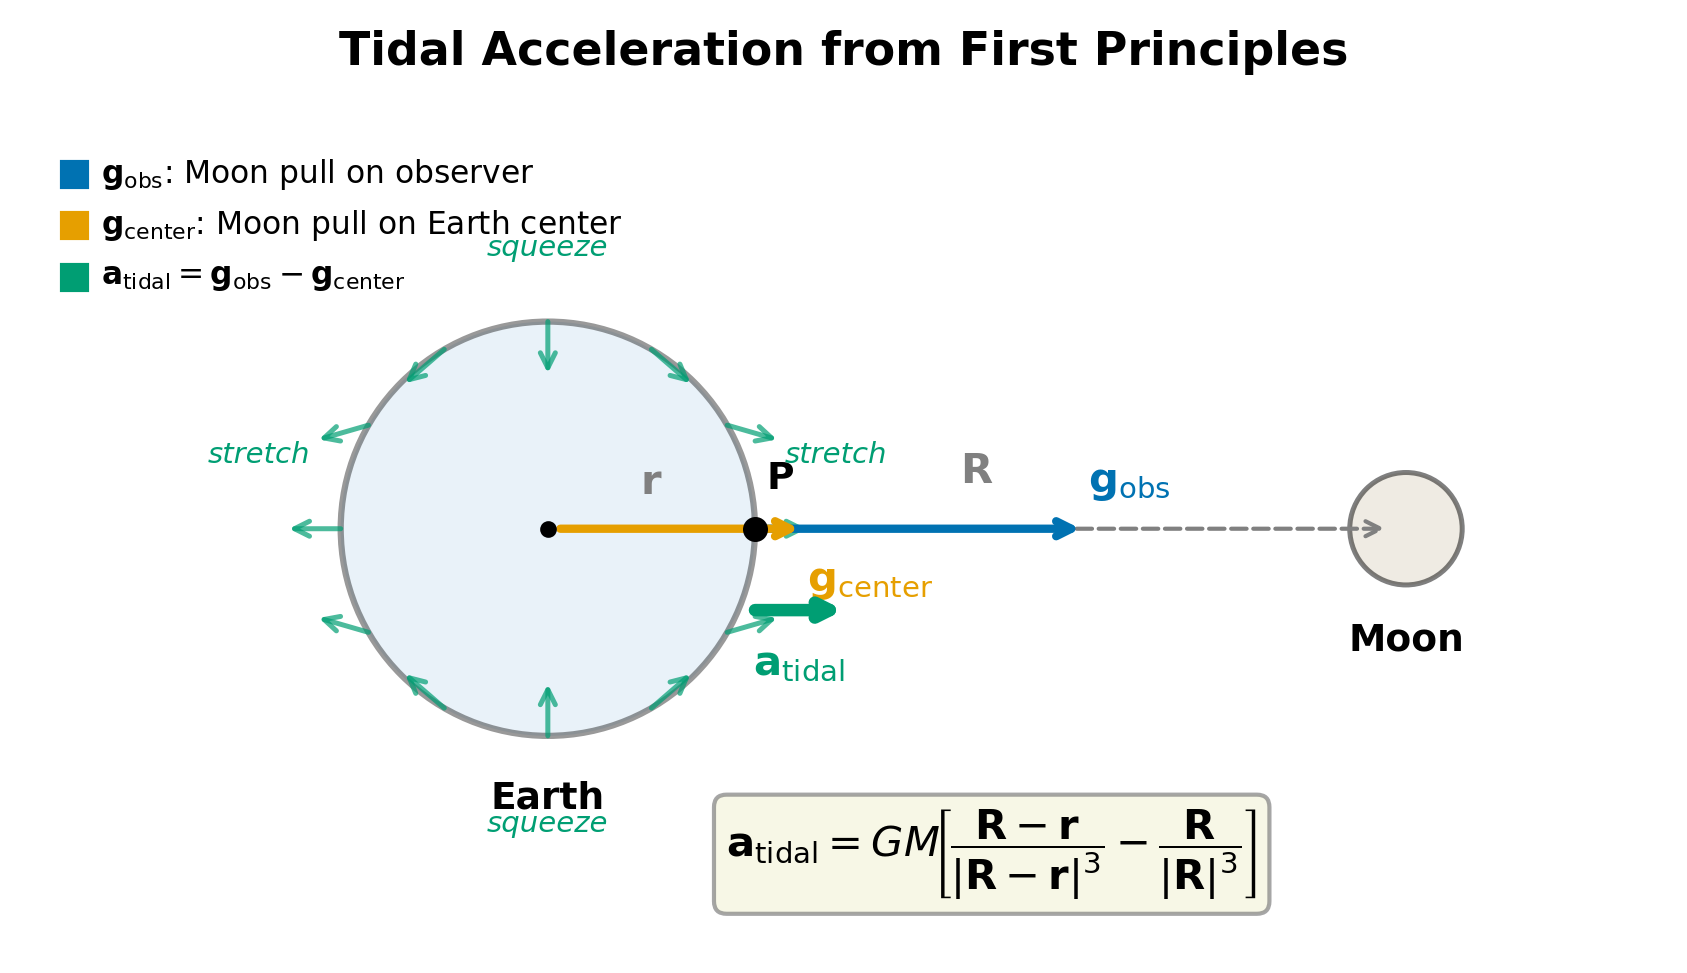

This chart was generated by the following Python code:
"""Figure 9: Tidal acceleration from first principles — conceptual schematic."""

import sys
sys.path.insert(0, '/home/[user]/dev/pytheas/doc/figures')

import numpy as np
import matplotlib.pyplot as plt
import matplotlib.patches as mpatches
from matplotlib.patches import FancyArrowPatch, Circle, Arc
from style import apply_style, COLORS

apply_style()

fig, ax = plt.subplots(figsize=(7, 4))
ax.axis('off')
ax.set_xlim(-3.5, 7.5)
ax.set_ylim(-2.8, 2.8)
ax.set_aspect('equal')

# ============================================================
# Earth and Moon positions
# ============================================================
earth_center = np.array([0.0, 0.0])
earth_radius = 1.4
moon_center = np.array([5.8, 0.0])
moon_radius = 0.38

# --- Draw Earth ---
earth = Circle(earth_center, earth_radius, linewidth=1.5,
               edgecolor=COLORS['black'], facecolor='#c8dff0', alpha=0.4,
               zorder=2)
ax.add_patch(earth)
ax.text(earth_center[0], -earth_radius - 0.30, 'Earth',
        ha='center', va='top', fontsize=9, fontweight='bold',
        color=COLORS['black'])

# --- Draw Moon ---
moon = Circle(moon_center, moon_radius, linewidth=1.2,
              edgecolor=COLORS['black'], facecolor='#e0d8c8', alpha=0.5,
              zorder=2)
ax.add_patch(moon)
ax.text(moon_center[0], -moon_radius - 0.25, 'Moon',
        ha='center', va='top', fontsize=9, fontweight='bold',
        color=COLORS['black'])

# ============================================================
# Observer point (Moon-facing side of Earth)
# ============================================================
obs_angle = 0  # on the Moon-facing equator
obs_pos = earth_center + earth_radius * np.array([np.cos(obs_angle),
                                                   np.sin(obs_angle)])
ax.plot(*obs_pos, 'o', color=COLORS['black'], markersize=5, zorder=10)
ax.text(obs_pos[0] + 0.08, obs_pos[1] + 0.22, 'P',
        fontsize=9, fontweight='bold', color=COLORS['black'],
        ha='left', va='bottom')

# ============================================================
# Three key vectors
# ============================================================
arrow_scale = 1.0

# 1) g_obs: gravitational pull of Moon on observer (long arrow toward Moon)
g_obs_len = 2.2 * arrow_scale
g_obs_tip = obs_pos + np.array([g_obs_len, 0])
ax.annotate('', xy=g_obs_tip, xytext=obs_pos,
            arrowprops=dict(arrowstyle='->', color=COLORS['navy'],
                           lw=2.0, shrinkA=3, shrinkB=0),
            zorder=8)
ax.text(g_obs_tip[0] + 0.05, g_obs_tip[1] + 0.18,
        r'$\mathbf{g}_{\mathrm{obs}}$',
        color=COLORS['navy'], fontsize=10, fontweight='bold',
        ha='left', va='bottom')

# 2) g_center: gravitational pull of Moon on Earth's center (slightly shorter)
g_cen_len = 1.7 * arrow_scale
g_cen_tip = earth_center + np.array([g_cen_len, 0])
ax.annotate('', xy=g_cen_tip, xytext=earth_center,
            arrowprops=dict(arrowstyle='->', color=COLORS['orange'],
                           lw=2.0, shrinkA=3, shrinkB=0),
            zorder=8)
ax.text(g_cen_tip[0] + 0.05, g_cen_tip[1] - 0.22,
        r'$\mathbf{g}_{\mathrm{center}}$',
        color=COLORS['orange'], fontsize=10, fontweight='bold',
        ha='left', va='top')

# 3) a_tidal = g_obs - g_center (difference at observer)
# The tidal acceleration at the sub-lunar point points toward the Moon
a_tidal_len = 0.6 * arrow_scale
a_tidal_start = obs_pos + np.array([0.0, -0.55])
a_tidal_tip = a_tidal_start + np.array([a_tidal_len, 0])
ax.annotate('', xy=a_tidal_tip, xytext=a_tidal_start,
            arrowprops=dict(arrowstyle='->', color=COLORS['green'],
                           lw=3.0, shrinkA=0, shrinkB=0),
            zorder=9)
ax.text((a_tidal_start[0] + a_tidal_tip[0]) / 2, a_tidal_start[1] - 0.22,
        r'$\mathbf{a}_{\mathrm{tidal}}$',
        color=COLORS['green'], fontsize=10, fontweight='bold',
        ha='center', va='top')

# ============================================================
# Equation label
# ============================================================
ax.text(3.0, -2.2,
        r'$\mathbf{a}_{\mathrm{tidal}} = GM\!\left[\dfrac{\mathbf{R}-\mathbf{r}}'
        r'{|\mathbf{R}-\mathbf{r}|^3} - \dfrac{\mathbf{R}}{|\mathbf{R}|^3}\right]$',
        fontsize=10, ha='center', va='center',
        color=COLORS['black'],
        bbox=dict(boxstyle='round,pad=0.3', facecolor='#f5f5dc',
                  edgecolor='gray', alpha=0.7))

# ============================================================
# Tidal bulge pattern — small arrows at several points on Earth
# ============================================================
n_arrows = 12
bulge_arrow_len = 0.35

for i in range(n_arrows):
    angle = 2 * np.pi * i / n_arrows
    # Position on Earth's surface
    pos = earth_center + earth_radius * np.array([np.cos(angle), np.sin(angle)])

    # Tidal acceleration direction at this point:
    # Toward/away from Moon at 0/pi; inward at pi/2, 3pi/2
    # The tidal field is: a_tidal ~ (2*cos(angle), -sin(angle)) in the Moon direction
    # This gives the classic quadrupole pattern
    a_r = 2 * np.cos(angle)   # radial component (along Earth-Moon line)
    a_t = -np.sin(angle)       # transverse component

    # Convert to Cartesian (Moon is in +x direction)
    a_x = a_r   # along Earth-Moon axis
    a_y = a_t   # perpendicular

    # Normalize and scale
    a_mag = np.sqrt(a_x**2 + a_y**2)
    if a_mag > 0:
        a_x /= a_mag
        a_y /= a_mag

    tip = pos + bulge_arrow_len * np.array([a_x, a_y])

    ax.annotate('', xy=tip, xytext=pos,
                arrowprops=dict(arrowstyle='->', color=COLORS['green'],
                               lw=1.2, alpha=0.7, shrinkA=0, shrinkB=0),
                zorder=7)

# ============================================================
# Labels for the tidal pattern
# ============================================================
ax.text(earth_center[0] + earth_radius + 0.55, 0.50,
        'stretch', color=COLORS['green'], fontsize=7, style='italic',
        ha='center', va='center', rotation=0)
ax.text(earth_center[0] - earth_radius - 0.55, 0.50,
        'stretch', color=COLORS['green'], fontsize=7, style='italic',
        ha='center', va='center', rotation=0)
ax.text(earth_center[0], earth_radius + 0.50,
        'squeeze', color=COLORS['green'], fontsize=7, style='italic',
        ha='center', va='center')
ax.text(earth_center[0], -earth_radius - 0.50,
        'squeeze', color=COLORS['green'], fontsize=7, style='italic',
        ha='center', va='top')

# ============================================================
# Earth center dot
# ============================================================
ax.plot(*earth_center, 'o', color=COLORS['black'], markersize=3, zorder=10)

# ============================================================
# Vector labels R and r
# ============================================================
# R vector: Earth center to Moon center
mid_R = (earth_center + moon_center) / 2
ax.annotate('', xy=moon_center, xytext=earth_center,
            arrowprops=dict(arrowstyle='->', color='gray', lw=1.0,
                           linestyle='--', shrinkA=5, shrinkB=5),
            zorder=3)
ax.text(mid_R[0], mid_R[1] + 0.25, r'$\mathbf{R}$',
        color='gray', fontsize=10, fontweight='bold',
        ha='center', va='bottom')

# r vector: Earth center to observer
mid_r = (earth_center + obs_pos) / 2
ax.text(mid_r[0], mid_r[1] + 0.18, r'$\mathbf{r}$',
        color='gray', fontsize=10, fontweight='bold',
        ha='center', va='bottom')

# ============================================================
# Title
# ============================================================
ax.set_title('Tidal Acceleration from First Principles',
             fontsize=11, fontweight='bold', pad=12)

# ============================================================
# Legend
# ============================================================
legend_items = [
    (COLORS['navy'], r'$\mathbf{g}_{\mathrm{obs}}$: Moon pull on observer'),
    (COLORS['orange'], r'$\mathbf{g}_{\mathrm{center}}$: Moon pull on Earth center'),
    (COLORS['green'], r'$\mathbf{a}_{\mathrm{tidal}} = \mathbf{g}_{\mathrm{obs}} - \mathbf{g}_{\mathrm{center}}$'),
]
lx, ly = -3.2, 2.4
for i, (color, label) in enumerate(legend_items):
    ax.plot(lx, ly - i * 0.35, 's', color=color, markersize=6)
    ax.text(lx + 0.18, ly - i * 0.35, label,
            color=COLORS['black'], fontsize=7.5, va='center', ha='left')

plt.savefig('/home/[user]/dev/pytheas/doc/figures/fig09_tidal_schematic.png',
            dpi=300, bbox_inches='tight', facecolor='white')
plt.close()
print("Figure 9 saved.")
